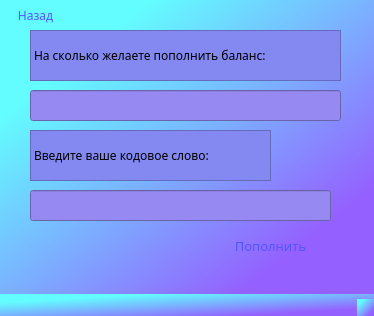
<?xml version="1.0" encoding="UTF-8"?>
<ui version="4.0">
 <class>MainWindow</class>
 <widget class="QMainWindow" name="MainWindow">
  <property name="geometry">
   <rect>
    <x>0</x>
    <y>0</y>
    <width>374</width>
    <height>316</height>
   </rect>
  </property>
  <property name="font">
   <font>
    <family>Microsoft YaHei UI</family>
   </font>
  </property>
  <property name="windowTitle">
   <string>MainWindow</string>
  </property>
  <property name="styleSheet">
   <string notr="true">background-color: qlineargradient(spread:reflect, x1:1, y1:1, x2:0, y2:0, stop:0.179104 rgba(148, 96, 255, 255), stop:0.79602 rgba(99, 252, 255, 255));</string>
  </property>
  <widget class="QWidget" name="centralwidget">
   <widget class="QLabel" name="lbl_text">
    <property name="geometry">
     <rect>
      <x>30</x>
      <y>30</y>
      <width>311</width>
      <height>51</height>
     </rect>
    </property>
    <property name="font">
     <font>
      <family>Microsoft YaHei</family>
      <pointsize>9</pointsize>
     </font>
    </property>
    <property name="styleSheet">
     <string notr="true">background-color: rgb(131, 137, 241);</string>
    </property>
    <property name="frameShape">
     <enum>QFrame::StyledPanel</enum>
    </property>
    <property name="frameShadow">
     <enum>QFrame::Plain</enum>
    </property>
    <property name="text">
     <string>На сколько желаете пополнить баланс:</string>
    </property>
   </widget>
   <widget class="QLineEdit" name="lineEdit_cash">
    <property name="geometry">
     <rect>
      <x>30</x>
      <y>90</y>
      <width>311</width>
      <height>31</height>
     </rect>
    </property>
    <property name="font">
     <font>
      <family>Segoe UI</family>
      <pointsize>9</pointsize>
      <italic>true</italic>
     </font>
    </property>
    <property name="styleSheet">
     <string notr="true">background-color: rgb(150, 137, 241);</string>
    </property>
    <property name="frame">
     <bool>true</bool>
    </property>
    <property name="echoMode">
     <enum>QLineEdit::Normal</enum>
    </property>
    <property name="clearButtonEnabled">
     <bool>false</bool>
    </property>
   </widget>
   <widget class="QPushButton" name="pushButton_cash">
    <property name="geometry">
     <rect>
      <x>210</x>
      <y>230</y>
      <width>121</width>
      <height>31</height>
     </rect>
    </property>
    <property name="font">
     <font>
      <family>OCR A Extended</family>
      <pointsize>10</pointsize>
      <weight>50</weight>
      <italic>false</italic>
      <bold>false</bold>
      <underline>false</underline>
      <strikeout>false</strikeout>
      <kerning>true</kerning>
     </font>
    </property>
    <property name="styleSheet">
     <string notr="true">color: rgb(85, 85, 255);</string>
    </property>
    <property name="text">
     <string>Пополнить</string>
    </property>
    <property name="flat">
     <bool>true</bool>
    </property>
   </widget>
   <widget class="QLabel" name="lbl_text_word">
    <property name="geometry">
     <rect>
      <x>30</x>
      <y>130</y>
      <width>241</width>
      <height>51</height>
     </rect>
    </property>
    <property name="font">
     <font>
      <family>Microsoft YaHei</family>
      <pointsize>9</pointsize>
     </font>
    </property>
    <property name="styleSheet">
     <string notr="true">background-color: rgb(131, 137, 241);</string>
    </property>
    <property name="frameShape">
     <enum>QFrame::StyledPanel</enum>
    </property>
    <property name="frameShadow">
     <enum>QFrame::Plain</enum>
    </property>
    <property name="text">
     <string>Введите ваше кодовое слово:</string>
    </property>
   </widget>
   <widget class="QLineEdit" name="lineEdit_cash_word">
    <property name="geometry">
     <rect>
      <x>30</x>
      <y>190</y>
      <width>301</width>
      <height>31</height>
     </rect>
    </property>
    <property name="font">
     <font>
      <family>Segoe UI</family>
      <pointsize>9</pointsize>
      <italic>true</italic>
     </font>
    </property>
    <property name="styleSheet">
     <string notr="true">background-color: rgb(150, 137, 241);</string>
    </property>
   </widget>
   <widget class="QPushButton" name="pushButton_back">
    <property name="enabled">
     <bool>true</bool>
    </property>
    <property name="geometry">
     <rect>
      <x>-10</x>
      <y>0</y>
      <width>91</width>
      <height>31</height>
     </rect>
    </property>
    <property name="font">
     <font>
      <family>OCR A Extended</family>
      <pointsize>9</pointsize>
     </font>
    </property>
    <property name="tabletTracking">
     <bool>false</bool>
    </property>
    <property name="focusPolicy">
     <enum>Qt::NoFocus</enum>
    </property>
    <property name="toolTip">
     <string/>
    </property>
    <property name="styleSheet">
     <string notr="true">color: rgb(85, 85, 255);</string>
    </property>
    <property name="text">
     <string>Назад</string>
    </property>
    <property name="flat">
     <bool>true</bool>
    </property>
   </widget>
  </widget>
  <widget class="QMenuBar" name="menubar">
   <property name="geometry">
    <rect>
     <x>0</x>
     <y>0</y>
     <width>374</width>
     <height>26</height>
    </rect>
   </property>
  </widget>
  <widget class="QStatusBar" name="statusbar">
   <property name="font">
    <font>
     <pointsize>8</pointsize>
    </font>
   </property>
  </widget>
 </widget>
 <resources/>
 <connections/>
</ui>
